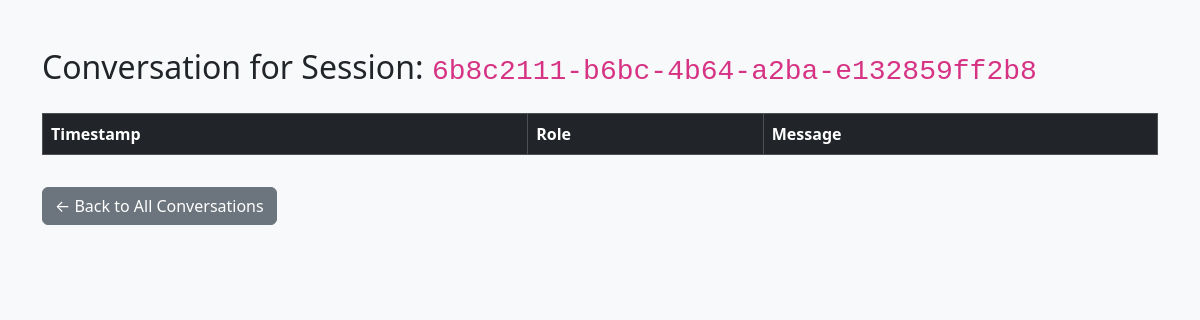
/admin/conversations/6b8c2111-b6bc-4b64-a2ba-e132859ff2b8 (signed in), run on an earlier commit of the app's database.
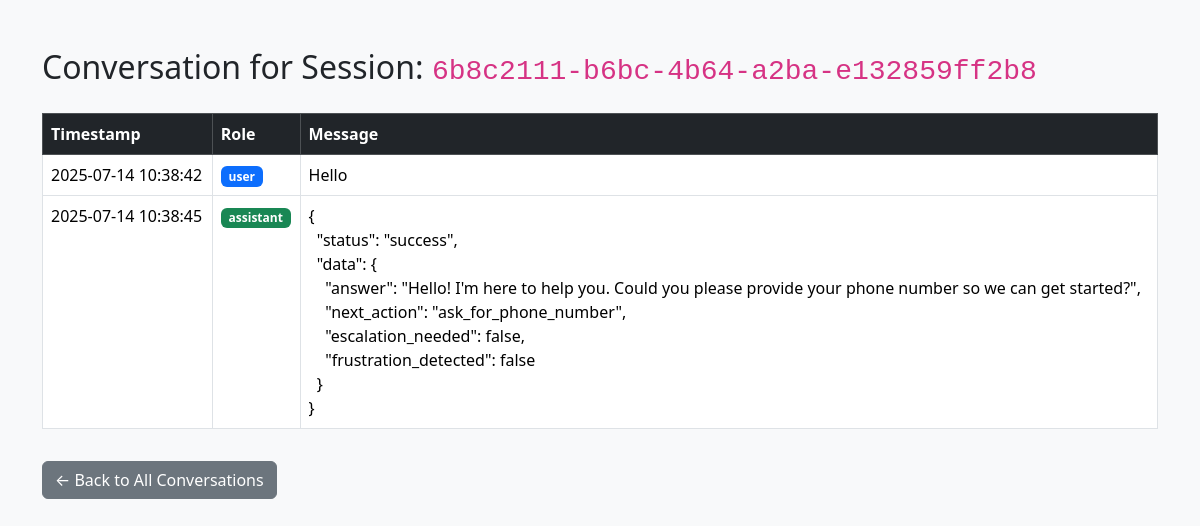
And on a later commit of the database.
### tables this page shows
CREATE TABLE history (
            id INTEGER PRIMARY KEY AUTOINCREMENT,
            session_id TEXT NOT NULL,
            role TEXT NOT NULL,
            content TEXT NOT NULL,
            tool_name TEXT,
            tool_args TEXT,
            tool_response TEXT,
            timestamp TIMESTAMP DEFAULT CURRENT_TIMESTAMP,
            message_index INTEGER,
            FOREIGN KEY (session_id) REFERENCES session(session_id)
        );

### app.py (the view)
@app.get("/admin/conversations/{session_id}")
async def view_conversation(request: Request, session_id: str):
    if not request.session.get("admin_logged_in"):
        return RedirectResponse(url="/admin", status_code=303)
    conn = sqlite3.connect("chat_history.db")
    conn.row_factory = sqlite3.Row
    c = conn.cursor()
    c.execute("""
        SELECT role, content, timestamp FROM history
        WHERE session_id = ?
        ORDER BY timestamp ASC
    """, (session_id,))
    messages = c.fetchall()
    conn.close()
    return templates.TemplateResponse("admin_view_conversation.html", {
        "request": request,
        "session_id": session_id,
        "messages": messages
    })

### templates/admin_view_conversation.html (shortened to what this page needs)
<!DOCTYPE html>
<html lang="en">
<head>
    <link href="https://cdn.jsdelivr.net/npm/bootstrap@5.3.3/dist/css/bootstrap.min.css" rel="stylesheet">
</head>
<body class="bg-light">
    <div class="container py-5">
        <h2 class="mb-4">Conversation for Session: <code>{{ session_id }}</code></h2>
        <table class="table table-bordered table-hover bg-white">
            <thead class="table-dark">
                <tr>
                    <th scope="col">Timestamp</th>
                    <th scope="col">Role</th>
                    <th scope="col">Message</th>
                </tr>
            </thead>
            <tbody>
                {% for msg in messages %}
                <tr>
                    <td>{{ msg.timestamp }}</td>
                    <td><span class="badge {% if msg.role == 'user' %}bg-primary{% elif msg.role == 'assistant' %}bg-success{% else %}bg-secondary{% endif %}">{{ msg.role }}</span></td>
                    <td style="white-space: pre-wrap;">{{ msg.content }}</td>
                </tr>
                {% endfor %}
            </tbody>
        </table>
        <a href="/admin/conversations" class="btn btn-secondary mt-3">← Back to All Conversations</a>
    </div>
</body>
</html>

What changed in the data, as far as the page shows it:
added history: timestamp "2025-07-14 10:38:42", role "user", content "Hello"
added history: timestamp "2025-07-14 10:38:45", role "assistant", content "{ \"status\": \"success\", \"data\": { \"answer\": \"Hello! I'm here to help you. Could you please provide your phone number so we can get started?\", \"next_action\": \"ask_for_phone_number\", \"escalation_needed\": false, \"frustration_detected\": false } }"
